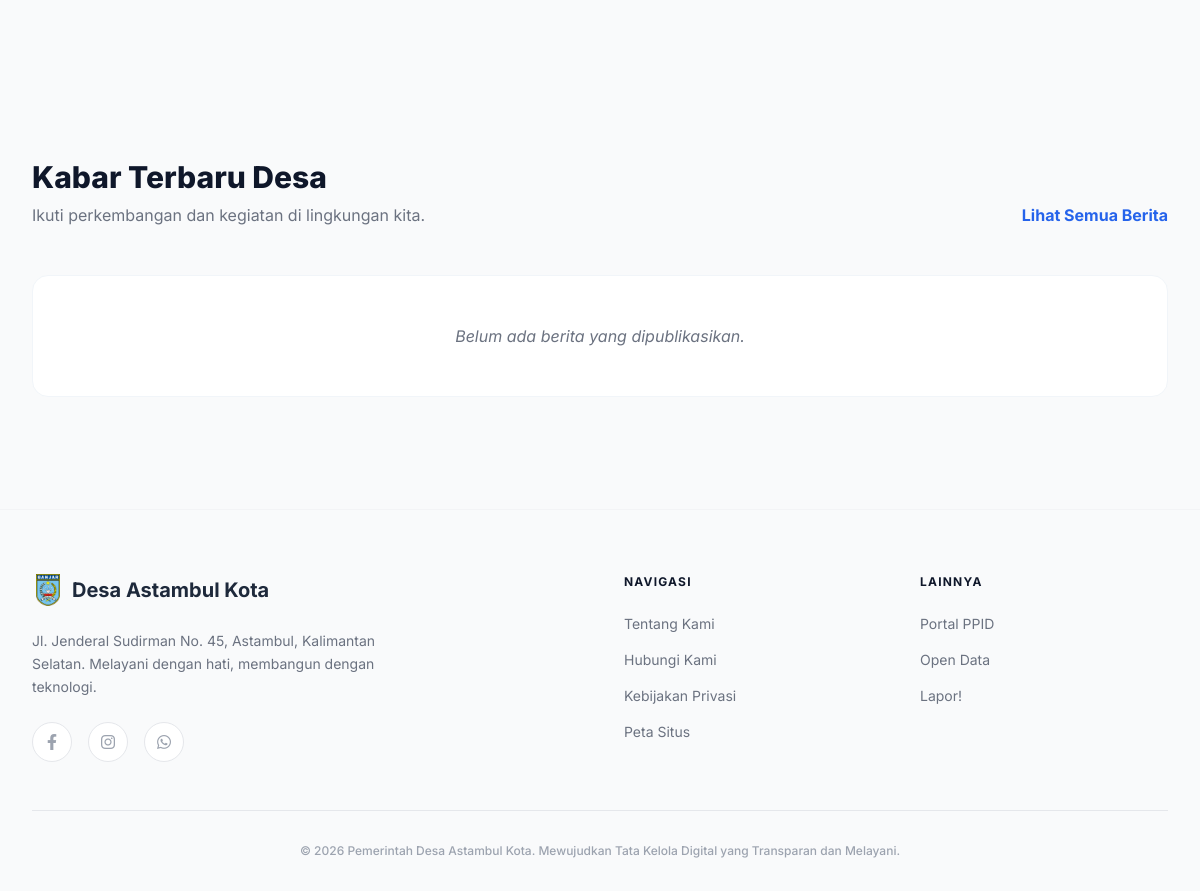
Before: / (lower part) with the older database file.
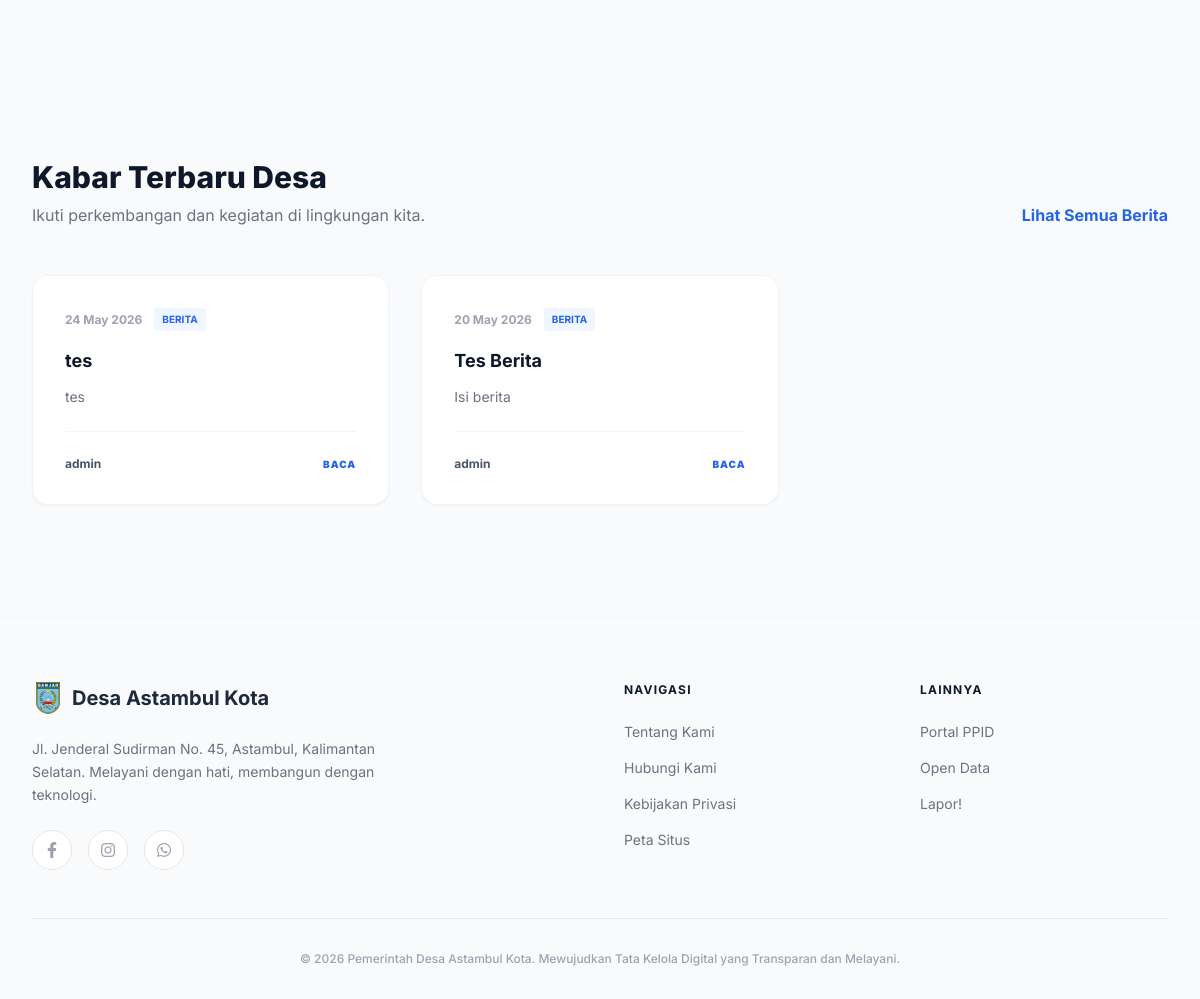
After: the same page with the newer database file.
### tables this page shows
CREATE TABLE `informasi_publik` (
  `id_informasi` int NOT NULL,
  `judul` varchar(200) NOT NULL,
  `konten` text NOT NULL,
  `file_lampiran` varchar(255) DEFAULT NULL,
  `tgl_publikasi` date NOT NULL,
  `created_by` int NOT NULL,
  `created_at` datetime NOT NULL DEFAULT CURRENT_TIMESTAMP,
  `updated_at` datetime NOT NULL DEFAULT CURRENT_TIMESTAMP ON UPDATE CURRENT_TIMESTAMP
);

### app/core/Controller.php (called while the page is built, shortened)
<?php
class Controller {
    public function view($view, $data = []) {
        require_once '../app/views/' . $view . '.php';
    }
    public function model($model) {
        return new $model;
    }
}

### app/controllers/Home.php (called while the page is built)
<?php
class Home extends Controller {
    public function index() {
        $data['judul'] = 'Home';
        $data['public_page'] = true;
        $data['berita'] = $this->model('InformasiModel')->getLatestInformasi(3);
        $this->view('home/index', $data);
    }
}

### app/core/App.php (called while the page is built, shortened)
<?php
class App {
    protected $method = 'index';
    protected $params = [];
    public function __construct() {
        $this->controller = new $this->controller;
        call_user_func_array([$this->controller, $this->method], $this->params);
    }
}

### public/index.php (called while the page is built, shortened)
<?php
$app = new App;

### app/core/Database.php (called while the page is built, shortened)
<?php
class Database {
    private $host = DB_HOST;
    private $user = DB_USER;
    private $pass = DB_PASS;
    private $dbname = DB_NAME;
    private $dbh;
    private $stmt;
    public function __construct() {
        $dsn = 'mysql:host=' . $this->host . ';dbname=' . $this->dbname;
        $options = [
            PDO::ATTR_PERSISTENT => true,
            PDO::ATTR_ERRMODE => PDO::ERRMODE_EXCEPTION
        ];
        try {
            $this->dbh = new PDO($dsn, $this->user, $this->pass, $options);
        } catch (PDOException $e) {
            die($e->getMessage());
        }
    }
    public function query($sql) {
        $this->stmt = $this->dbh->prepare($sql);
    }
    public function execute() {
        return $this->stmt->execute();
    }
    public function resultSet() {
        $this->execute();
        return $this->stmt->fetchAll(PDO::FETCH_ASSOC);
    }
}

### app/models/InformasiModel.php (called while the page is built, shortened)
<?php
class InformasiModel {
    private $table = 'informasi_publik';
    private $db;
    public function __construct() {
        $this->db = new Database;
    }
    public function getLatestInformasi($limit = 3) {
        $limit = (int)$limit;
        $this->db->query('SELECT i.*, COALESCE(p.nama_petugas, \'-\') AS nama_petugas FROM ' . $this->table . ' i LEFT JOIN petugas p ON i.created_by = p.id_petugas ORDER BY i.tgl_publikasi DESC LIMIT ' . $limit);
        return $this->db->resultSet();
    }
}

### app/views/home/index.php (the view, shortened to what this page needs)
<section id="layanan" class="py-20 border-t border-gray-50">
</section>
<section id="berita" class="py-20 border-t border-gray-50">
    <div class="flex justify-between items-end mb-12">
        <div>
            <h2 class="text-3xl font-extrabold text-slate-900 mb-2">Kabar Terbaru Desa</h2>
            <p class="text-gray-500">Ikuti perkembangan dan kegiatan di lingkungan kita.</p>
        </div>
        <a href="<?= BASEURL; ?>/informasi" class="text-blue-600 font-bold hover:underline">Lihat Semua Berita</a>
    </div>
    <div class="grid grid-cols-1 md:grid-cols-3 gap-8">
        <?php if (empty($data['berita'])): ?>
            <div class="col-span-full bg-white p-12 rounded-2xl border border-slate-100 text-center text-gray-500 italic">
                Belum ada berita yang dipublikasikan.
            </div>
        <?php else: ?>
            <?php foreach ($data['berita'] as $b): ?>
                <?php
                    $excerpt = trim(strip_tags($b['konten'] ?? ''));
                ?>
                <a href="<?= BASEURL; ?>/informasi/detail/<?= (int)$b['id_informasi']; ?>" class="group block bg-white p-8 rounded-2xl border border-slate-100 shadow-sm hover:shadow-xl hover:-translate-y-1 transition-all duration-300">
                    <div class="flex items-center gap-3 mb-4">
                        <span class="text-xs font-bold text-gray-400"><?= $b['tgl_publikasi'] ? date('d M Y', strtotime($b['tgl_publikasi'])) : '-'; ?></span>
                        <span class="px-2 py-1 bg-blue-50 text-blue-600 text-[10px] font-bold rounded uppercase">Berita</span>
                    </div>
                    <h3 class="text-lg font-bold text-slate-900 group-hover:text-blue-600 transition mb-3"><?= htmlspecialchars($b['judul']); ?></h3>
                    <p class="text-gray-500 text-sm"><?= htmlspecialchars($excerpt); ?></p>
                    <div class="mt-6 pt-6 border-t border-gray-100 flex items-center justify-between">
                        <span class="text-xs font-bold text-slate-600"><?= htmlspecialchars($b['nama_petugas'] ?? '-'); ?></span>
                        <span class="text-blue-600 font-black text-[10px] uppercase tracking-widest">Baca</span>
                    </div>
                </a>
            <?php endforeach; ?>
        <?php endif; ?>
    </div>
</section>

Changed rows visible on the page:
added informasi_publik: tgl_publikasi "24 May 2026", judul "tes", konten "tes", nama_petugas "admin"
added informasi_publik: tgl_publikasi "20 May 2026", judul "Tes Berita", konten "Isi berita", nama_petugas "admin"
Other visible differences:
text no longer shown: "Belum ada berita yang dipublikasikan."
